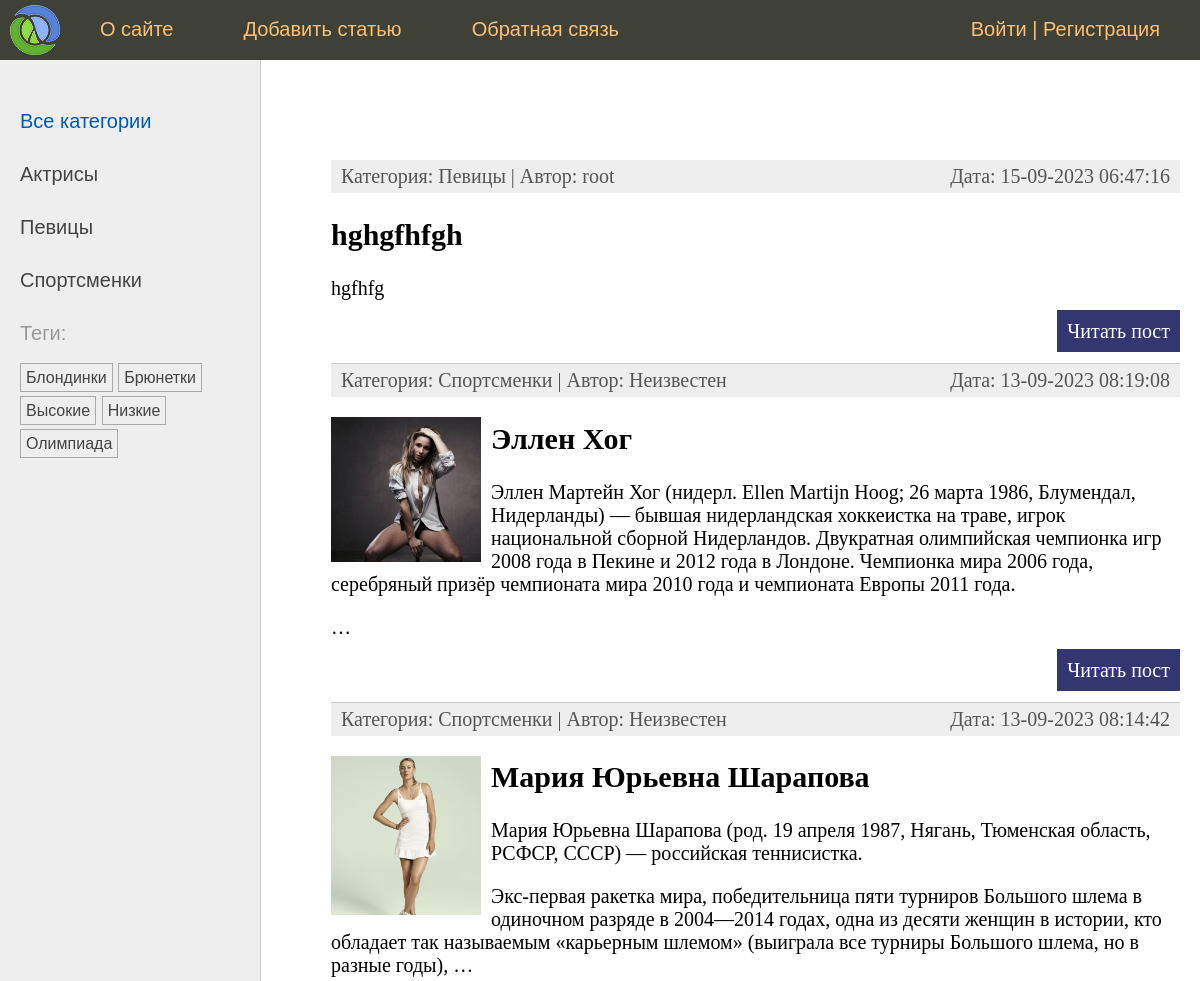
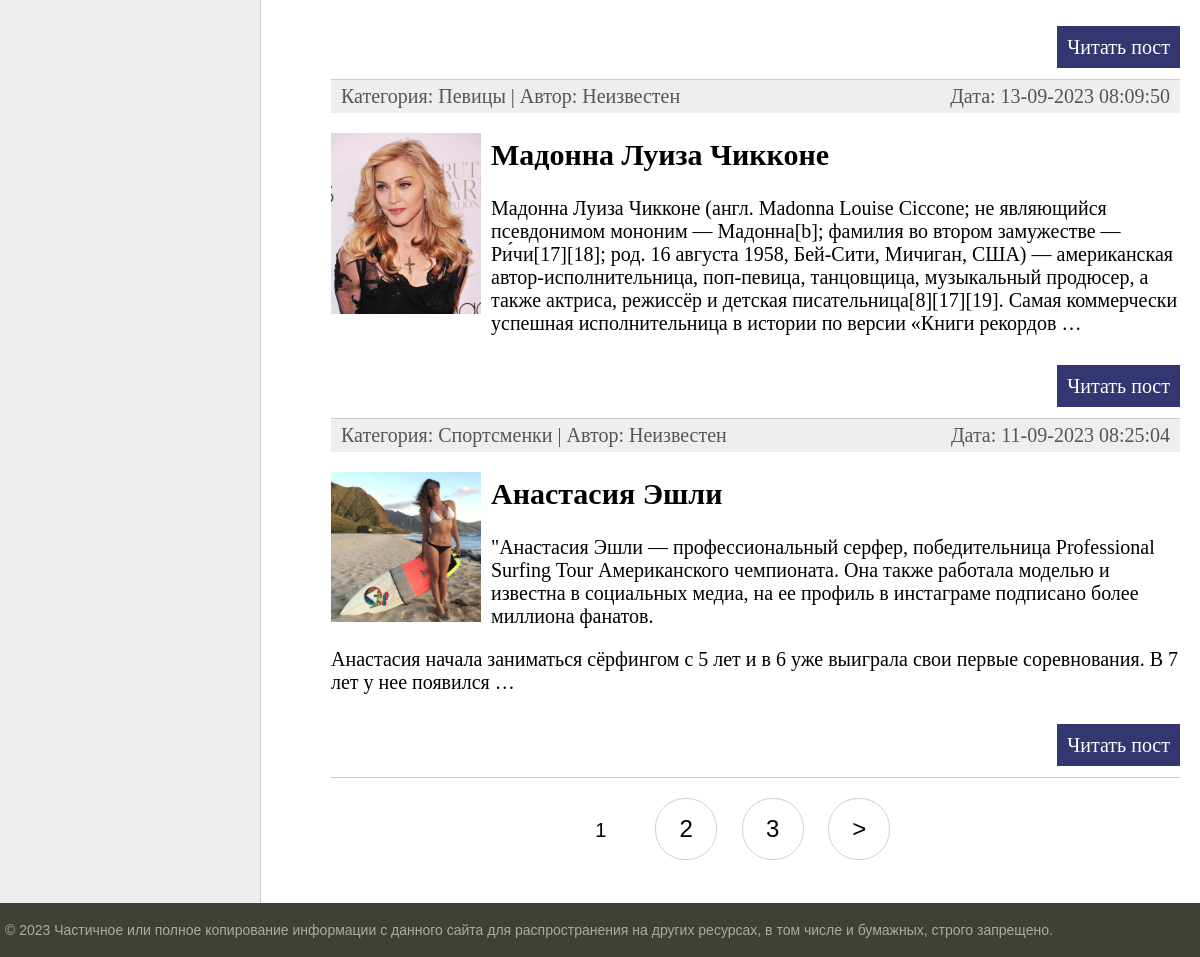
The page / on the database its author committed (2 pictures, top to bottom).
### women/models.py (models this page shows, shortened)
class Category(models.Model):
    name = models.CharField(max_length=100, db_index=True, verbose_name="Категория")
    slug = models.SlugField(max_length=255, unique=True, db_index=True)
    class Meta:
        verbose_name = "Категория"
        verbose_name_plural = "Категории"
    def get_absolute_url(self):
        return reverse("category", kwargs={"cat_slug": self.slug})

class TagPost(models.Model):
    tag = models.CharField(max_length=100, db_index=True)
    slug = models.SlugField(max_length=255, db_index=True, unique=True)
    def get_absolute_url(self):
        return reverse("tag", kwargs={"tag_slug": self.slug})

class Women(models.Model):
    class Status(models.IntegerChoices):
        DRAFT = 0, "Черновик"
        PUBLISHED = 1, "Опубликовано"
    title = models.CharField(max_length=255, verbose_name="Заголовок")
    slug = models.SlugField(
        max_length=255,
        db_index=True,
        unique=True,
        validators=[
            MinLengthValidator(5),
            MaxLengthValidator(100),
        ],
    )
    content = models.TextField(blank=True, verbose_name="Текст статьи")
    time_create = models.DateTimeField(auto_now_add=True, verbose_name="Время создания")
    time_update = models.DateTimeField(auto_now=True, verbose_name="Время изменения")
    is_published = models.BooleanField(
        choices=tuple(map(lambda x: (bool(x[0]), x[1]), Status.choices)),
        default=Status.DRAFT,
        verbose_name="Статус",
    )
    cat = models.ForeignKey(
        "Category",
        on_delete=models.PROTECT,
        related_name="posts",
        verbose_name="Категория",
    )
    tags = models.ManyToManyField(
        "TagPost", blank=True, related_name="tags", verbose_name="Теги"
    )
    husband = models.OneToOneField(
        "Husband",
        on_delete=models.SET_NULL,
        null=True,
        blank=True,
        related_name="wuman",
        verbose_name="Муж",
    )
    photo = models.ImageField(
        upload_to="photos/%Y/%m/%d/",
        default=None,
        blank=True,
        null=True,
        verbose_name="Фото",
    )
    author = models.ForeignKey(
        get_user_model(),
        on_delete=models.SET_NULL,
        related_name="posts",
        null=True,
        default=None,
    )
    objects = models.Manager()
    published = PublishedManager()
    class Meta:
        verbose_name = "Известные женщины"
        verbose_name_plural = "Известные женщины"
        ordering = ["-time_create"]
        indexes = [
            models.Index(fields=["-time_create"]),
        ]
    def get_absolute_url(self):
        return reverse("post", kwargs={"post_slug": self.slug})

### women/views.py (the view)
# urls.py: path("", views.WomenHome.as_view(), name="home"),
class WomenHome(DataMixin, ListView):
    template_name = "women/index.html"
    context_object_name = "posts"
    title_page = "Главная страница"
    cat_selected = 0
    def get_queryset(self):
        return Women.published.all().select_related("cat")

### users/context_processors.py (called while the page is built)
def get_women_context(request):
    return {"mainmenu": menu}

### women/models.py (called while the page is built)
    def get_queryset(self):
        return super().get_queryset().filter(is_published=Women.Status.PUBLISHED)

### women/templatetags/women_tags.py (called while the page is built)
@register.inclusion_tag("women/list_tags.html")
def show_all_tags():
    return {
        "tags": TagPost.objects.annotate(total=Count("tags")).filter(
            total__gt=0
        )
    }

@register.inclusion_tag("women/list_categories.html")
def show_categories(cat_selected_id=0):
    cats = Category.objects.annotate(total=Count("posts")).filter(total__gt=0)
    return {"cats": cats, "cat_selected": cat_selected_id}

### women/templates/women/index.html (shortened to what this page needs)
{% extends 'base.html' %}
{% block content %}
<ul class="list-articles">
    {% for p in posts %}
    <li>
        <div class="article-panel">
            <p class="first">Категория: {{ p.cat.name }} | Автор: {{ p.author.username|default:"Неизвестен"}}</p>
            <p class="last">Дата: {{ p.time_update|date:"d-m-Y H:i:s"}}</p>
        </div>
        {% if p.photo %}
            <p><img class="img-article-left thumb" src="{{ p.photo.url }}"></p>
        {% endif %}
        <h2>{{ p.title }}</h2>
        {% autoescape off %}
        {{ p.content|linebreaks|truncatewords:50}}
        {% endautoescape %}
        <p class="link-read-post"><a href="{{ p.get_absolute_url }}">Читать пост</a></p>
    </li>
    {% endfor %}
</ul>
{% endblock %}
{% block navigation %}
    {% if page_obj.has_other_pages %}
        <nav class="list-pages">
            <ul>
                {% for p in paginator.page_range %}
                    {% if page_obj.number == p %}
                        <li class="page-num page-num-selected">{{ p }}</li>
                    {% elif p >= page_obj.number|add:-2 and p <= page_obj.number|add:2 %}
                        <li class="page-num">
                            <a href="?page={{ p }}">{{ p }}</a>
                        </li>
                    {% endif %}
                {% endfor %}
                {% if page_obj.has_next %}
                    <li class="page-num">
                        <a href="?page={{ page_obj.next_page_number }}">&gt;</a>
                    </li>
                {% endif %}
            </ul>
        </nav>
    {% endif %}
{% endblock %}

### women/templates/women/list_categories.html
{% for cat in cats %}
    {% if cat.id == cat_selected %}
        <li class="selected">{{ cat.name }}</li>
    {% else %}
        <li><a href="{{ cat.get_absolute_url }}">{{ cat.name }}</a></li>
    {% endif %}
{% endfor %}

### women/templates/women/list_tags.html
{% if tags %}
    Теги:</p>
    <ul class="tags-list">
        {% for t in tags %}
            <li><a href="{{ t.get_absolute_url }}">{{ t.tag }}</a></li>
        {% endfor %}
    </ul>
{% endif %}

### women/static/women/css/styles.css (style rules this page uses)
html, body { font-family: 'Arial'; margin: 0; padding: 0; height: 100%; width: 100%; color: #444; }
a { color: #0059b2; text-decoration: none; }
img { max-width: 600px; height: auto; }
img.img-article-left { max-width: 300px; height: auto; float: left; padding: 0 10px 10px 0; }
img.img-article-left.thumb { max-width: 150px; height: auto; }
p.link-read-post { text-align: right; }
p.link-read-post a { padding: 10px; min-width: 100px; background: #333671; color: #fff; text-decoration: none; }
div.article-panel { background: #eee; padding: 5px 10px 5px 10px; box-sizing: border-box; overflow: hidden; color: #555; }
div.article-panel p.first { margin: 0; float: left; }
div.article-panel p.last { margin: 0; float: right; }
ul.list-articles { list-style: none; margin: 0; padding: 0; }
ul.list-articles li { border-bottom: 1px solid #ccc; }
.left-chapters ul { width: 230px; margin: 0; padding: 20px 10px 10px 20px; list-style: none; font-size: 20px; }
.left-chapters ul li { margin: 30px 0 0 0; color: #999; }
.left-chapters ul li a { color: #444; text-decoration: none; }
ul.tags-list { width: 100%; margin: 0; padding: 0; list-style: none; }
ul.tags-list li { margin: 0; padding: 0 0 10px; display: inline-block; }
ul.tags-list li a { padding: 5px; font-size: 16px; border: 1px solid #aaa; }
.list-pages { text-align: center; margin: 0 0 20px 0; }
.list-pages ul { margin: 20px 0 0 0; padding: 0; list-style: none; }
.list-pages ul li { display: inline-block; margin: 0 20px 0 0; }
.list-pages a { color: #000; font-size: 24px; text-decoration: none; }
.list-pages .page-num, .page-num-selected { display: inline-block; width: 60px; height: 44px; padding: 16px 0 0 0; border: 1px solid #d0d0d0; border-radius: 30px; }
.list-pages .page-num-selected { border: none; color: #000; font-size: 20px; }

### rows shown on the page
Category: name "Актрисы"
Category: name "Певицы"
Category: name "Спортсменки"
TagPost: tag "Блондинки"
TagPost: tag "Брюнетки"
TagPost: tag "Высокие"
TagPost: tag "Низкие"
TagPost: tag "Олимпиада"
Women: cat.name "Певицы", author.username "root", time_update "15-09-2023 06:47:16", title "hghgfhfgh", content "hgfhfg"
Women: cat.name "Спортсменки", author.username "Неизвестен", time_update "13-09-2023 08:19:08", photo (picture), title "Эллен Хог", content "Эллен Мартейн Хог (нидерл. Ellen Martijn Hoog; 26 марта 1986, Блумендал, Нидерланды) — бывшая нидерландская хоккеистка на траве, игрок национальной сборной Нидерландов. Двукратная олимпийская чемпионка игр 2008 года в Пекине и 2012 года в Лондоне. Чемпионка мира 2006 года, серебряный призёр чемпионата мира 2010 года и чемпионата Европы 2011 года. …"
Women: cat.name "Спортсменки", author.username "Неизвестен", time_update "13-09-2023 08:14:42", photo (picture), title "Мария Юрьевна Шарапова", content "Мария Юрьевна Шарапова (род. 19 апреля 1987, Нягань, Тюменская область, РСФСР, СССР) — российская теннисистка. Экс-первая ракетка мира, победительница пяти турниров Большого шлема в одиночном разряде в 2004—2014 годах, одна из десяти женщин в истории, кто обладает так называемым «карьерным шлемом» (выиграла все турниры Большого шлема, но в разные годы), …"
Women: cat.name "Певицы", author.username "Неизвестен", time_update "13-09-2023 08:09:50", photo (picture), title "Мадонна Луиза Чикконе", content "Мадонна Луиза Чикконе (англ. Madonna Louise Ciccone; не являющийся псевдонимом мононим — Мадонна[b]; фамилия во втором замужестве — Ри́чи[17][18]; род. 16 августа 1958, Бей-Сити, Мичиган, США) — американская автор-исполнительница, поп-певица, танцовщица, музыкальный продюсер, а также актриса, режиссёр и детская писательница[8][17][19]. Самая коммерчески успешная исполнительница в истории по версии «Книги рекордов …"
Women: cat.name "Спортсменки", author.username "Неизвестен", time_update "11-09-2023 08:25:04", photo (picture), title "Анастасия Эшли", content "\"Анастасия Эшли — профессиональный серфер, победительница Professional Surfing Tour Американского чемпионата. Она также работала моделью и известна в социальных медиа, на ее профиль в инстаграме подписано более миллиона фанатов. Анастасия начала заниматься сёрфингом с 5 лет и в 6 уже выиграла свои первые соревнования. В 7 лет у нее появился …"

### other values the page prints
{{ m.title }} "О сайте" "Добавить статью" "Обратная связь"
{{ p }} "1"
{{ p }} "2" "3"
